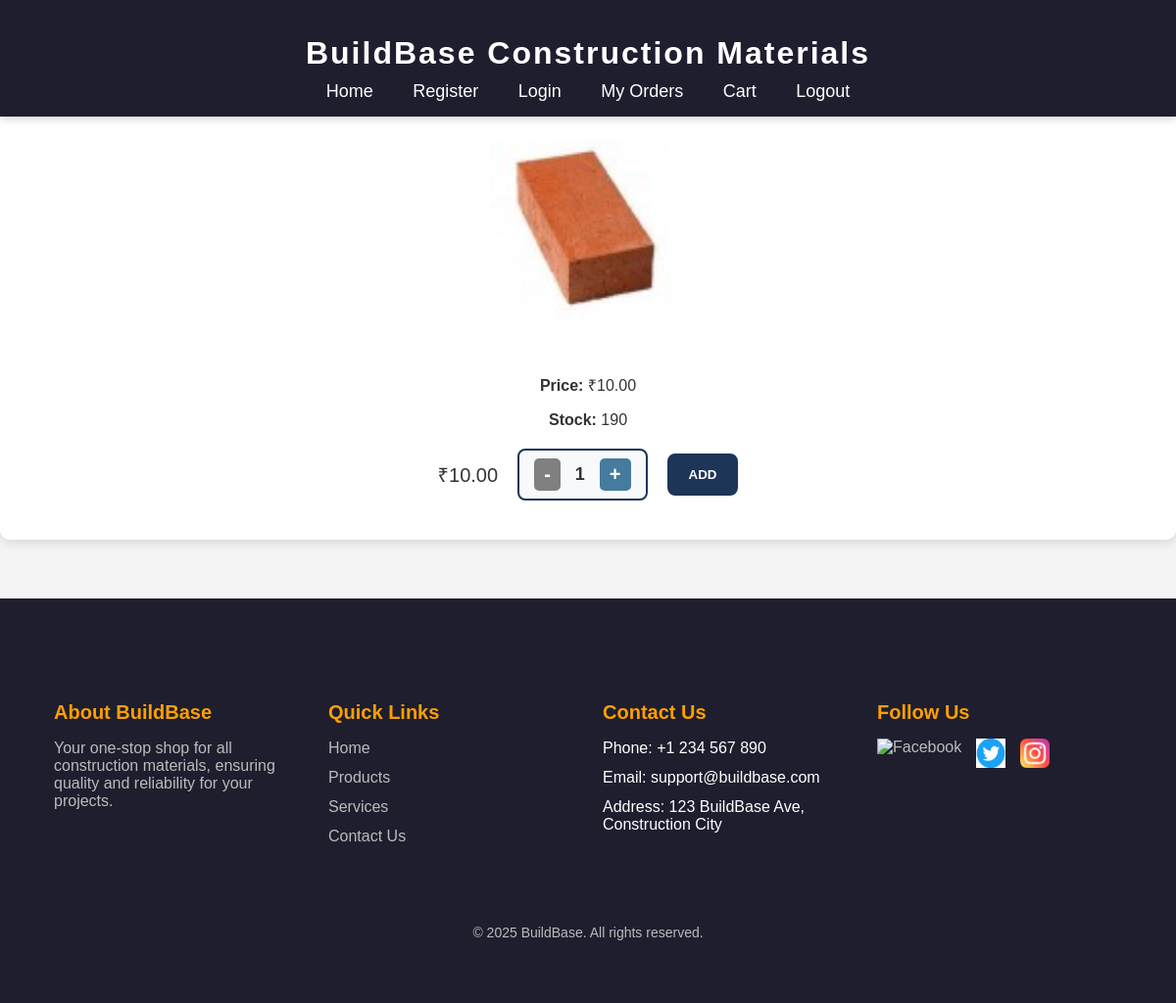
/order/1/ (signed in), run on the app's committed database.
### app/models.py (models this page shows, shortened)
class Product(models.Model):
    name = models.CharField(max_length=200)
    description = models.TextField()
    price = models.DecimalField(max_digits=10, decimal_places=2)
    stock = models.IntegerField()
    image = models.ImageField(upload_to='products/')
    category = models.CharField(max_length=100)

### app/views.py (the view)
# urls.py: path('order/<int:product_id>/', views.order_product, name='order_product'),
@login_required
def order_product(request, product_id):
    product = get_object_or_404(Product, id=product_id)
    if request.method == 'POST':
        quantity = int(request.POST.get('quantity', 1))
        request.session['pending_order'] = {'product_id': product.id, 'quantity': quantity}
        return redirect('choose_billing_address', product_id=product.id)
    return render(request, 'user/order_product.html', {'product': product})

### templates/user/order_product.html (shortened to what this page needs)
    {% load static %}
<!DOCTYPE html>
<html lang="en">
<head>
    {% load static %}
    <link rel="stylesheet" href="{% static 'css/order_product.css' %}">
</head>
<body>
    <header>
        <h1>BuildBase Construction Materials</h1>
        <nav>
            <a href="{% url 'home' %}">Home</a>
            <a href="{% url 'register' %}">Register</a>
            <a href="{% url 'login' %}">Login</a>
            <a href="{% url 'user_orders' %}">My Orders</a>
            <a href="{% url 'view_cart' %}">Cart</a>
            <a href="{% url 'logout' %}">Logout</a>
        </nav>
    </header>
    <div class="main">
        <h1>Order {{ product.name }}</h1>
        <p>
            {% if product.image %}
                <img src="{{ product.image.url }}" alt="{{ product.name }}" width="200">
            {% else %}
                <p>No image available.</p>
            {% endif %}
        </p>
        <p><strong>Price:</strong> ₹<span id="unit-price">{{ product.price }}</span></p>
        <p><strong>Stock:</strong> {{ product.stock }}</p>
        <form method="post" action="{% url 'order_product' product.id %}">
            <div class="quantity-container">
                <span>₹<span id="total-price">{{ product.price }}</span></span>
                <div class="quantity-box">
                    <button type="button" id="decrease" disabled>-</button>
                    <span id="quantity">1</span>
                    <button type="button" id="increase">+</button>
                </div>
                <button type="submit" class="add-btn">ADD</button>
            </div>
        </form>
    </div>
    <footer class="footer">
        <div class="container">
            <div class="footer-section">
                <h3>About BuildBase</h3>
                <p>Your one-stop shop for all construction materials, ensuring quality and reliability for your projects.</p>
            </div>
            <div class="footer-section">
                <h3>Quick Links</h3>
                <ul>
                    <li><a href="#">Home</a></li>
                    <li><a href="#">Products</a></li>
                    <li><a href="#">Services</a></li>
                    <li><a href="#">Contact Us</a></li>
                </ul>
            </div>
            <div class="footer-section">
                <h3>Contact Us</h3>
                <ul>
                    <li>Phone: +1 234 567 890</li>
                    <li>Email: support@buildbase.com</li>
                    <li>Address: 123 BuildBase Ave, Construction City</li>
                </ul>
            </div>
            <div class="footer-section">
                <h3>Follow Us</h3>
                <div class="social-icons">
                    <a href="#"><img src="{% static 'images/facebook.png' %}" alt="Facebook"></a>
                    <a href="#"><img src="{% static 'images/twitter.png' %}" alt="Twitter"></a>
                    <a href="#"><img src="{% static 'images/insta.png' %}" alt="Instagram"></a>
                </div>
            </div>
        </div>
        <div class="footer-bottom">
            <p>&copy; 2025 BuildBase. All rights reserved.</p>
        </div>
    </footer>
</body>
</html>

### static/css/order_product.css (style rules this page uses)
body { font-family: 'Poppins', sans-serif; margin: 0; padding: 0; color: #333; background-color: #f4f4f4; }
header { background-color: #1e1e2f; color: white; padding: 15px 0; text-align: center; position: fixed; top: 0; left: 0; right: 0; z-index: 1000; box-shadow: 0 2px 8px rgba(0, 0, 0, 0.2); }
header h1 { font-size: 32px; font-weight: bold; letter-spacing: 2px; margin-bottom: 5px; }
nav { margin-top: 10px; }
nav a { color: #fff; text-decoration: none; margin: 0 18px; font-weight: 500; font-size: 18px; transition: color 0.3s ease; }
.container { max-width: 1200px; margin: 100px auto 20px; padding: 20px; }
.main { background: white; border-radius: 10px; box-shadow: 0px 4px 10px rgba(0, 0, 0, 0.1); padding: 40px; text-align: center; animation: fadeIn 0.5s ease-in-out; }
.main h1 { font-size: 30px; color: #1d3557; margin-bottom: 15px; }
.main img { max-width: 100%; border-radius: 10px; transition: transform 0.3s ease-in-out; }
.quantity-container { display: flex; align-items: center; justify-content: center; gap: 20px; font-size: 20px; margin-top: 20px; }
.quantity-box { display: flex; align-items: center; border: 2px solid #1d3557; padding: 8px 15px; border-radius: 8px; gap: 15px; background: #f8f9fa; transition: box-shadow 0.3s; }
.quantity-box button { border: none; background: #457b9d; color: white; font-size: 20px; cursor: pointer; font-weight: bold; padding: 5px 10px; border-radius: 5px; transition: 0.3s; }
.quantity-box button:disabled { background: grey; cursor: not-allowed; }
.quantity-box span { font-size: 18px; font-weight: bold; }
.add-btn { padding: 12px 20px; border: 2px solid #1d3557; color: white; font-weight: bold; cursor: pointer; border-radius: 8px; background: #1d3557; transition: 0.3s; }
.footer { background-color: #1e1e2f; color: #fff; padding: 50px 20px; margin-top: 60px; }
.footer .container { display: flex; flex-wrap: wrap; justify-content: space-between; max-width: 1200px; margin: 0 auto; }
.footer-section { flex: 1; margin: 15px; max-width: 300px; }
.footer-section h3 { font-size: 20px; color: #ff9f00; margin-bottom: 15px; font-weight: 600; }
.footer-section p { font-size: 16px; color: #bbb; }
.footer-section ul { list-style: none; padding: 0; }
.footer-section li { margin-bottom: 12px; }
.footer-section a { color: #bbb; text-decoration: none; font-size: 16px; }
.social-icons { display: flex; gap: 15px; }
.social-icons a img { width: 30px; height: 30px; transition: transform 0.3s ease; }
.footer-bottom { text-align: center; margin-top: 30px; font-size: 14px; color: #bbb; }

### data on the page
Product: image (picture), price "10.00", stock "190"
